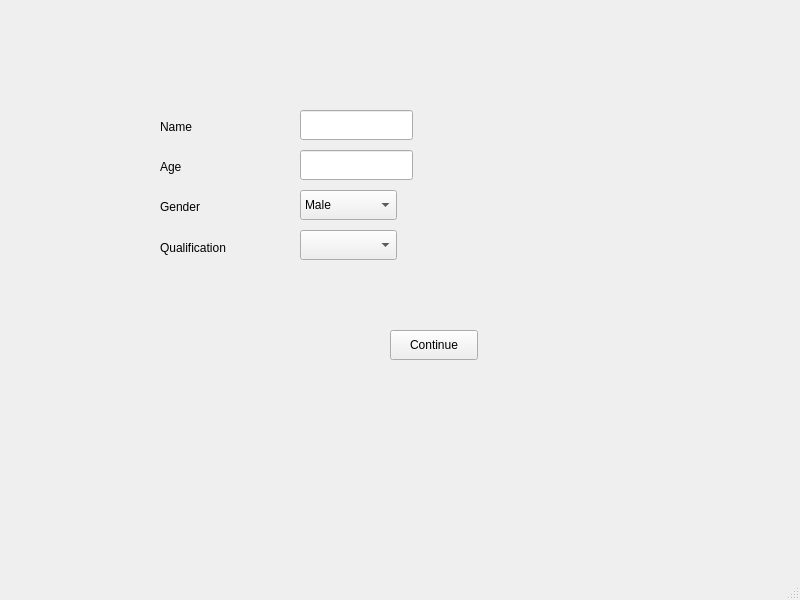
<?xml version="1.0" encoding="UTF-8"?>
<ui version="4.0">
 <class>MainWindow</class>
 <widget class="QMainWindow" name="MainWindow">
  <property name="geometry">
   <rect>
    <x>0</x>
    <y>0</y>
    <width>800</width>
    <height>600</height>
   </rect>
  </property>
  <property name="windowTitle">
   <string>MainWindow</string>
  </property>
  <widget class="QWidget" name="centralwidget">
   <widget class="QLabel" name="label">
    <property name="geometry">
     <rect>
      <x>160</x>
      <y>120</y>
      <width>54</width>
      <height>14</height>
     </rect>
    </property>
    <property name="text">
     <string>Name</string>
    </property>
   </widget>
   <widget class="QLabel" name="label_2">
    <property name="geometry">
     <rect>
      <x>160</x>
      <y>160</y>
      <width>54</width>
      <height>14</height>
     </rect>
    </property>
    <property name="text">
     <string>Age</string>
    </property>
   </widget>
   <widget class="QPushButton" name="pushButton">
    <property name="geometry">
     <rect>
      <x>390</x>
      <y>330</y>
      <width>88</width>
      <height>30</height>
     </rect>
    </property>
    <property name="text">
     <string>Continue</string>
    </property>
   </widget>
   <widget class="QLabel" name="label_3">
    <property name="geometry">
     <rect>
      <x>160</x>
      <y>200</y>
      <width>54</width>
      <height>14</height>
     </rect>
    </property>
    <property name="text">
     <string>Gender</string>
    </property>
   </widget>
   <widget class="QLabel" name="label_4">
    <property name="geometry">
     <rect>
      <x>160</x>
      <y>240</y>
      <width>71</width>
      <height>16</height>
     </rect>
    </property>
    <property name="text">
     <string>Qualification</string>
    </property>
   </widget>
   <widget class="QLineEdit" name="lineEdit">
    <property name="geometry">
     <rect>
      <x>300</x>
      <y>110</y>
      <width>113</width>
      <height>30</height>
     </rect>
    </property>
   </widget>
   <widget class="QLineEdit" name="lineEdit_2">
    <property name="geometry">
     <rect>
      <x>300</x>
      <y>150</y>
      <width>113</width>
      <height>30</height>
     </rect>
    </property>
   </widget>
   <widget class="QComboBox" name="comboBox">
    <property name="geometry">
     <rect>
      <x>300</x>
      <y>190</y>
      <width>97</width>
      <height>30</height>
     </rect>
    </property>
    <item>
     <property name="text">
      <string>Male</string>
     </property>
    </item>
    <item>
     <property name="text">
      <string>Female</string>
     </property>
    </item>
    <item>
     <property name="text">
      <string>Other</string>
     </property>
    </item>
   </widget>
   <widget class="QComboBox" name="comboBox_2">
    <property name="geometry">
     <rect>
      <x>300</x>
      <y>230</y>
      <width>97</width>
      <height>30</height>
     </rect>
    </property>
   </widget>
  </widget>
  <widget class="QMenuBar" name="menubar">
   <property name="geometry">
    <rect>
     <x>0</x>
     <y>0</y>
     <width>800</width>
     <height>22</height>
    </rect>
   </property>
  </widget>
  <widget class="QStatusBar" name="statusbar"/>
 </widget>
 <resources/>
 <connections/>
</ui>
